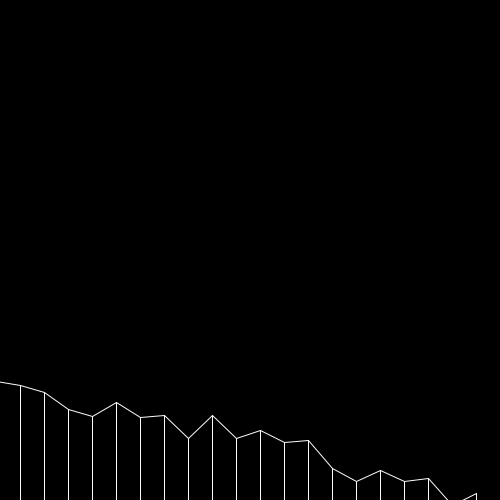
Frame 1 (no input)
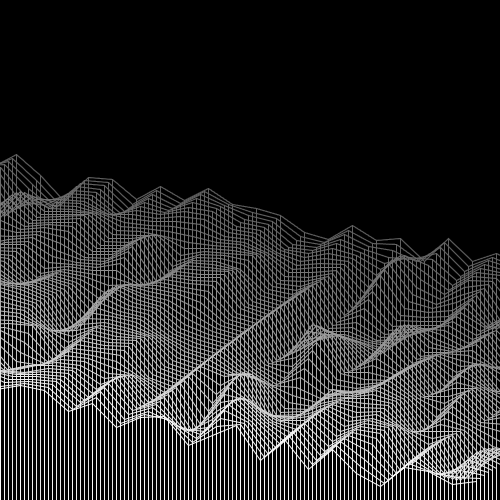
Frame 60 (the mouse pressed at the canvas centre just before this capture)
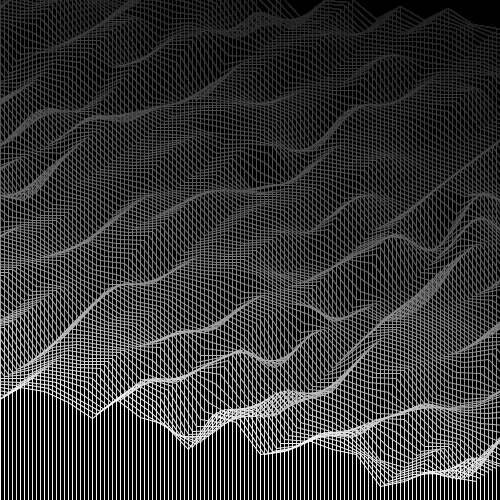
Frame 120 (the mouse held since frame 60 and released just before this capture)

The Processing sketch that drew these frames (run headless with seeded random() and noise(); from frame 60 on, the mouse is pressed at the canvas centre):

// Processing sketch: processing_10286
// ── processing_10286.pde

PGraphics img;
poin[] ligne; 

void setup(){
  img = createGraphics(1200, 600, JAVA2D);
  img.beginDraw();
  img.background(0);
  img.stroke(255);
  img.noFill();
  img.smooth();
  img.endDraw();
  int n = 1200/24;
  ligne = new poin[n];
  float diff1 = 1200.0/n;
  float diff2 = (-260.0)/n;
  for(int a=0;a<n;a++){
    ligne[a]=new poin(diff1*a, 280-diff2*a);
  }
  smooth();
  size(500,500);
}

void draw(){
  img.beginDraw();
  img.noFill();
  img.copy(0, 0, img.width, img.height, 4, -3, img.width, img.height);  
  img.beginShape();
   for(int a=0;a<ligne.length;a++){
    ligne[a].dessine();
     img.vertex(ligne[a].x, ligne[a].yy);
     img.line(ligne[a].x,ligne[a].yy,ligne[a].x,img.height);
   }
   img.endShape();
  img.fill(0,4);
  img.rect(-1,-1,img.width+2,img.height+2);
  img.endDraw();
  copy(img,700, 50, 500, 500, 0, 0 , 500, 500);  
}

class poin{
  float x, y, hauteur,v,an,t,yy;
  poin(float _x, float _y){
    x=_x;y=_y;hauteur=0; 
    t=random(25);
    an=random(TWO_PI);
    v=random(-PI*0.1,PI*0.1);
  }
  void dessine(){ 
    an+=v; 
    yy=y+cos(an)*t +t/2 ;
    if(random(10)<0.5){
    v=random(-PI*0.1,PI*0.1);
    }
  }
}
